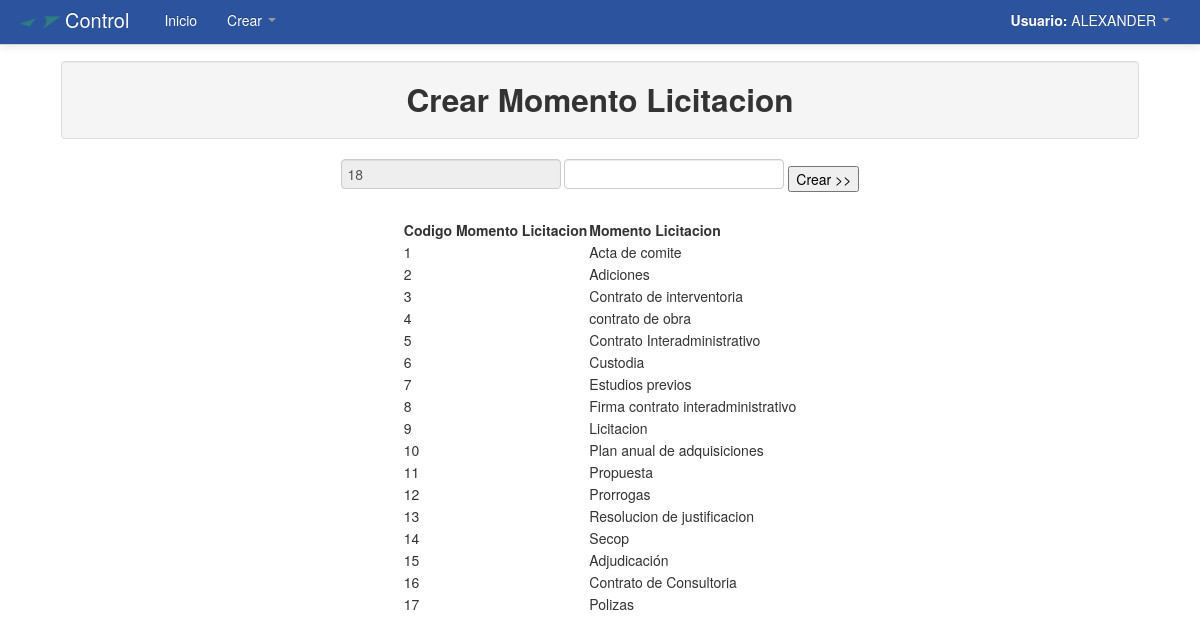
The app's page /Modulos/Crear/momentolicitacion.php (signed in) with its own data.
### tables this page shows
CREATE TABLE `momentoslicitaciones` (
  `cod_momentolicitacion` int(11) NOT NULL AUTO_INCREMENT,
  `momentolicitacion` varchar(250) NOT NULL,
  PRIMARY KEY (`cod_momentolicitacion`)
);

### Modulos/Crear/momentolicitacion.php (the view, shortened to what this page needs)
<!DOCTYPE html>
<html lang="es">
  <head>
    <link href="../../css/bootstrap.css" rel="stylesheet">
    <link href="../../css/bootstrap-responsive.css" rel="stylesheet">
  </head>
  <body>
    <?php include_once "../../menu/m_crear.php"; ?>
	<div align="center">
    	<table width="90%">
          <tr>
            <td>
            	<table class="table table-bordered">
                  <tr class="well">
                    <td>
                    	<h2 align="center">Crear Momento Licitacion</h2>
                    </td>
                  </tr>
                </table>
                <div align="center">
		    <form method="POST" action="momentolicitacion2.php">
			<?php
				$consultaCod_momentolicitacion=mysql_query("SELECT MAX(cod_momentolicitacion) AS ultimoMomentolicitacion FROM momentoslicitaciones");
					while($filamomentolicitacion=mysql_fetch_array($consultaCod_momentolicitacion)){
						$nuevoCod_momentolicitacion=$filamomentolicitacion['ultimoMomentolicitacion']+1;
						echo '<input type="text" name="cod_momentolicitacion" readonly value="'.$nuevoCod_momentolicitacion.'">';
					}
			?>
			<input type="text" name="momentolicitacion">
			<input type="submit" value="Crear >>">
		    </form>
			<table>
			<td><strong>Codigo Momento Licitacion </strong></td>
			<td><strong>Momento Licitacion </strong></td>
			<?php
				$consultamomentolicitacion=mysql_query("SELECT * FROM momentoslicitaciones");
					while($filamomentolicitacion=mysql_fetch_array($consultamomentolicitacion)){
					echo "<tr>";
						echo '<td>'.$filamomentolicitacion['cod_momentolicitacion'].'</td>';
						echo '<td>'.$filamomentolicitacion['momentolicitacion'].'</td>';
					echo "</tr>";
					}
			echo "</table>";
			?>
		</table>
    </div>
  </body>
</html>

### Modulos/Crear/momentolicitacion.php (style rules this page uses)
body { padding-top: 60px; padding-bottom: 40px; }

### records on screen
momentoslicitaciones: cod_momentolicitacion "1", momentolicitacion "Acta de comite"
momentoslicitaciones: cod_momentolicitacion "2", momentolicitacion "Adiciones"
momentoslicitaciones: cod_momentolicitacion "3", momentolicitacion "Contrato de interventoria"
momentoslicitaciones: cod_momentolicitacion "4", momentolicitacion "contrato de obra"
momentoslicitaciones: cod_momentolicitacion "5", momentolicitacion "Contrato Interadministrativo"
momentoslicitaciones: cod_momentolicitacion "6", momentolicitacion "Custodia"
momentoslicitaciones: cod_momentolicitacion "7", momentolicitacion "Estudios previos"
momentoslicitaciones: cod_momentolicitacion "8", momentolicitacion "Firma contrato interadministrativo"
momentoslicitaciones: cod_momentolicitacion "9", momentolicitacion "Licitacion"
momentoslicitaciones: cod_momentolicitacion "10", momentolicitacion "Plan anual de adquisiciones"
momentoslicitaciones: cod_momentolicitacion "11", momentolicitacion "Propuesta"
momentoslicitaciones: cod_momentolicitacion "12", momentolicitacion "Prorrogas"
momentoslicitaciones: cod_momentolicitacion "13", momentolicitacion "Resolucion de justificacion"
momentoslicitaciones: cod_momentolicitacion "14", momentolicitacion "Secop"
momentoslicitaciones: cod_momentolicitacion "15", momentolicitacion "Adjudicación"
momentoslicitaciones: cod_momentolicitacion "16", momentolicitacion "Contrato de Consultoria"
momentoslicitaciones: cod_momentolicitacion "17", momentolicitacion "Polizas"

### other values on screen
$_SESSION['user_name'] "ALEXANDER"
